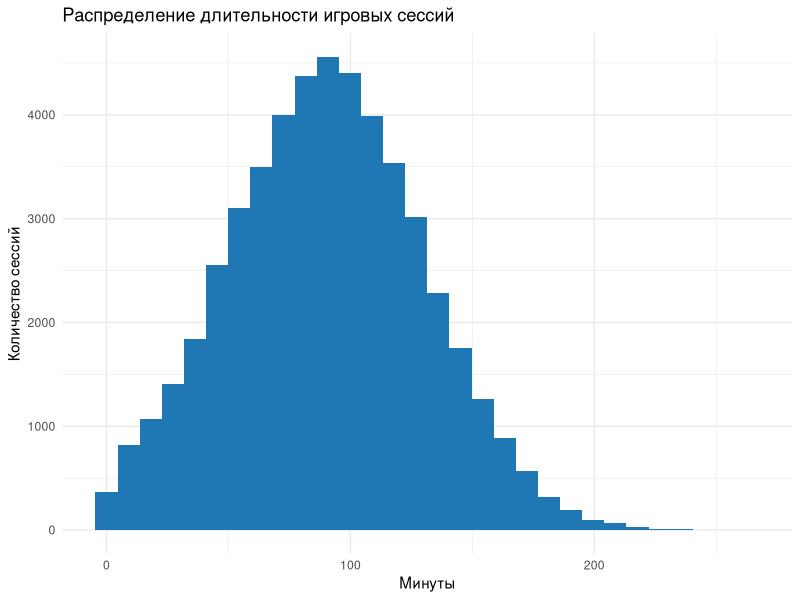
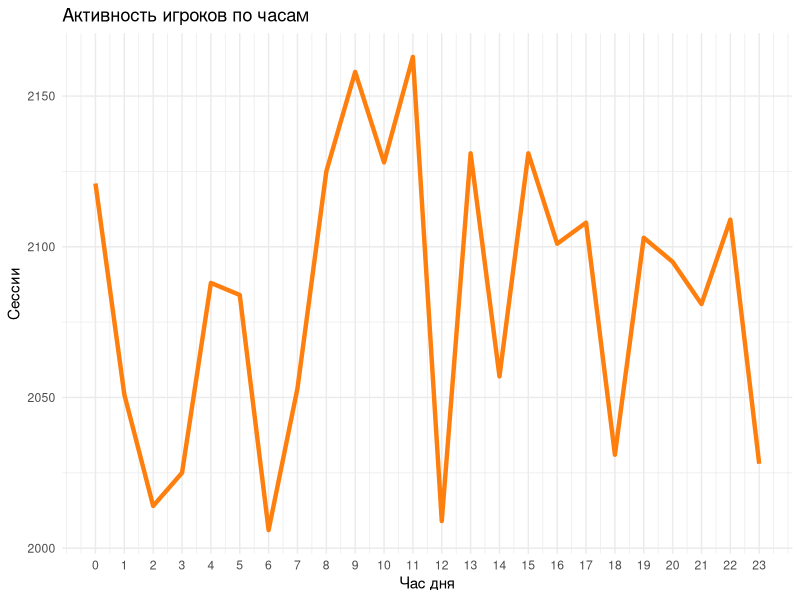
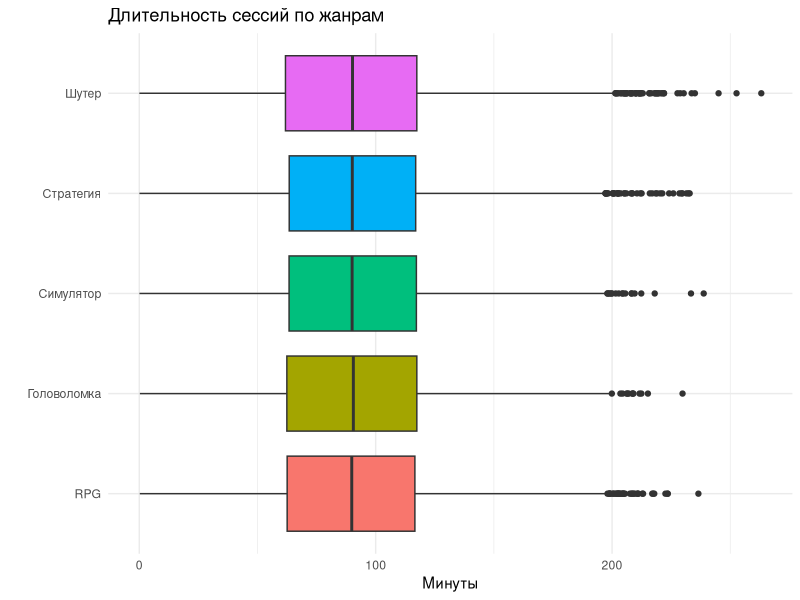

These figures' R source, in order:
## ---- chunk 1
library(ggplot2)
library(dplyr)
library(knitr)

set.seed(42)
sessions <- data.frame(
  duration = rnorm(50000, mean = 90, sd = 40) |> abs(),
  hour = sample(0:23, 50000, replace = TRUE),
  genre = sample(c("Шутер", "RPG", "Стратегия", "Симулятор", "Головоломка"), 
                 50000, replace = TRUE, prob = c(0.3, 0.25, 0.2, 0.15, 0.1)),
  platform = sample(c("ПК", "Консоль"), 50000, replace = TRUE, prob = c(0.7, 0.3))
)
## ---- chunk 2
summary_table <- sessions |>
  group_by(genre) |>
  summarise(
    Средняя_длительность = round(mean(duration), 1),
    Медиана = median(duration),
    Сессий = n()
  ) |>
  arrange(desc(Сессий))

kable(summary_table, caption = "Статистика по жанрам")
## ---- chunk 3
ggplot(sessions, aes(x = duration)) +
  geom_histogram(fill = "#1f77b4", bins = 30) +
  labs(title = "Распределение длительности игровых сессий",
       x = "Минуты", 
       y = "Количество сессий") +
  theme_minimal()
## ---- chunk 4
sessions |>
  count(hour) |>
  ggplot(aes(x = hour, y = n)) +
  geom_line(color = "#ff7f0e", size = 1.5) +
  scale_x_continuous(breaks = 0:23) +
  labs(title = "Активность игроков по часам",
       x = "Час дня",
       y = "Сессии") +
  theme_minimal()
## ---- chunk 5
ggplot(sessions, aes(x = genre, y = duration, fill = genre)) +
  geom_boxplot() +
  coord_flip() +
  labs(title = "Длительность сессий по жанрам",
       y = "Минуты",
       x = "") +
  theme_minimal() +
  theme(legend.position = "none")
